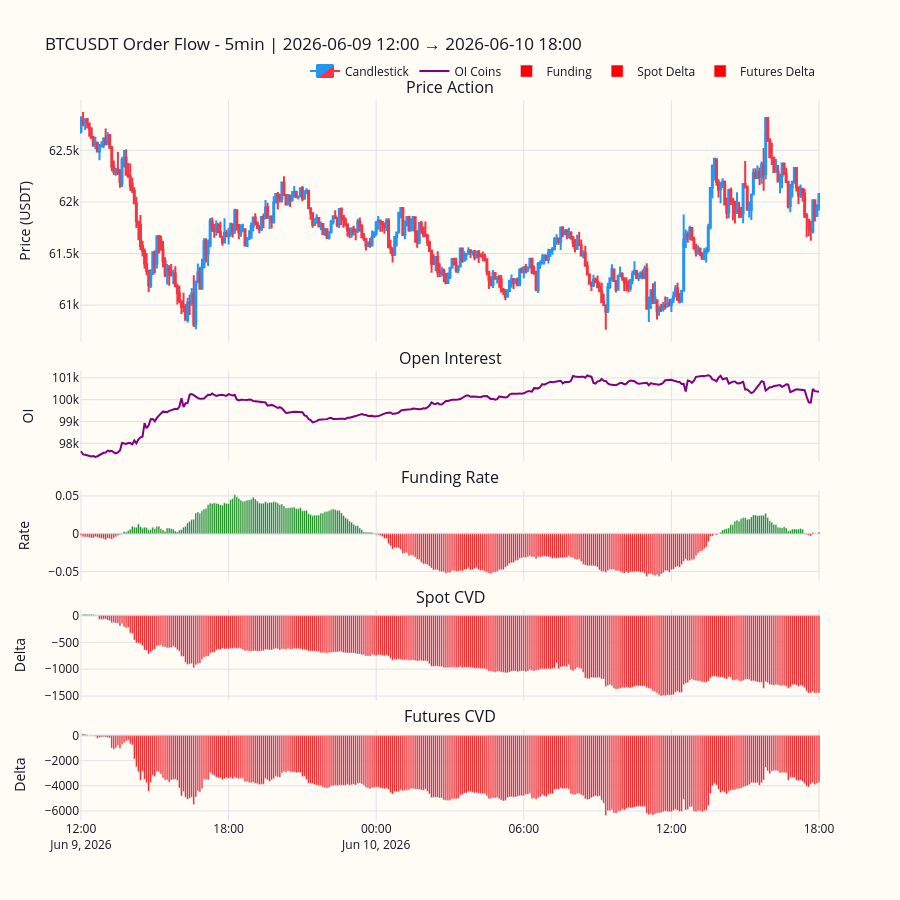

Write notebook code for a chart like this one.
### Code cell
from orderflow import build_order_flow_chart

my_layout = [
    {"type": "candlestick", "title": "Price Action", "name": "Candlestick", "y_title": "Price (USDT)"},
    {"type": "line", "title": "Open Interest", "column": "sum_open_interest", "name": "OI Coins", "color": "purple", "y_title": "OI"},
    {"type": "delta_bars", "title": "Funding Rate", "column": "funding_rate_annualized", "name": "Funding", "color": "orange", "y_title": "Rate"},
    {"type": "delta_bars", "title": "Spot CVD", "column": "spot_cumulative_volume_delta", "name": "Spot Delta", "y_title": "Delta"},
    {"type": "delta_bars", "title": "Futures CVD", "column": "fut_cumulative_volume_delta", "name": "Futures Delta", "y_title": "Delta"}
]

fig = build_order_flow_chart(combined, f"{start:%Y-%m-%d %H:%M} → {end:%Y-%m-%d %H:%M}", config=my_layout, timeframe=timeframe)
fig.show()

### Figure 1 — Plotly figure (JSON) as saved in the notebook; plotly's stock layout.template omitted (floating-point values rounded to 4 significant figures; data arrays with more than 128 entries replaced by an {"elided": "..."} marker saying what was removed)
{"data": [{"close": {"elided": "361 float values"}, "decreasing": {"fillcolor": "#F23645", "line": {"color": "#F23645"}}, "high": {"elided": "361 float values"}, "increasing": {"fillcolor": "#2196F3", "line": {"color": "#2196F3"}}, "low": {"elided": "361 float values"}, "name": "Candlestick", "open": {"elided": "361 float values"}, "type": "candlestick", "x": {"elided": "361 str values"}, "xaxis": "x", "yaxis": "y"}, {"line": {"color": "purple", "width": 2}, "name": "OI Coins", "type": "scatter", "x": {"elided": "361 str values"}, "xaxis": "x2", "y": {"elided": "361 float values"}, "yaxis": "y2"}, {"marker": {"color": {"elided": "361 str values"}}, "name": "Funding", "type": "bar", "x": {"elided": "361 str values"}, "xaxis": "x3", "y": {"elided": "361 float values"}, "yaxis": "y3"}, {"marker": {"color": {"elided": "361 str values"}}, "name": "Spot Delta", "type": "bar", "x": {"elided": "361 str values"}, "xaxis": "x4", "y": {"elided": "361 float values"}, "yaxis": "y4"}, {"marker": {"color": {"elided": "361 str values"}}, "name": "Futures Delta", "type": "bar", "x": {"elided": "361 str values"}, "xaxis": "x5", "y": {"elided": "361 float values"}, "yaxis": "y5"}], "layout": {"annotations": [{"font": {"size": 16}, "showarrow": false, "text": "Price Action", "x": 0.5, "xanchor": "center", "xref": "paper", "y": 1, "yanchor": "bottom", "yref": "paper"}, {"font": {"size": 16}, "showarrow": false, "text": "Open Interest", "x": 0.5, "xanchor": "center", "xref": "paper", "y": 0.624, "yanchor": "bottom", "yref": "paper"}, {"font": {"size": 16}, "showarrow": false, "text": "Funding Rate", "x": 0.5, "xanchor": "center", "xref": "paper", "y": 0.458, "yanchor": "bottom", "yref": "paper"}, {"font": {"size": 16}, "showarrow": false, "text": "Spot CVD", "x": 0.5, "xanchor": "center", "xref": "paper", "y": 0.292, "yanchor": "bottom", "yref": "paper"}, {"font": {"size": 16}, "showarrow": false, "text": "Futures CVD", "x": 0.5, "xanchor": "center", "xref": "paper", "y": 0.126, "yanchor": "bottom", "yref": "paper"}], "font": {"color": "#131722"}, "height": 900, "legend": {"orientation": "h", "x": 1, "xanchor": "right", "y": 1.02, "yanchor": "bottom"}, "paper_bgcolor": "#FFFBF5", "plot_bgcolor": "#FFFBF5", "showlegend": true, "title": {"text": "BTCUSDT Order Flow - 5min | 2026-06-09 12:00 → 2026-06-10 18:00"}, "xaxis": {"anchor": "y", "domain": [0, 1], "gridcolor": "#E0E3EB", "matches": "x5", "rangeslider": {"visible": false}, "showticklabels": false, "zerolinecolor": "#E0E3EB"}, "xaxis2": {"anchor": "y2", "domain": [0, 1], "gridcolor": "#E0E3EB", "matches": "x5", "showticklabels": false, "zerolinecolor": "#E0E3EB"}, "xaxis3": {"anchor": "y3", "domain": [0, 1], "gridcolor": "#E0E3EB", "matches": "x5", "showticklabels": false, "zerolinecolor": "#E0E3EB"}, "xaxis4": {"anchor": "y4", "domain": [0, 1], "gridcolor": "#E0E3EB", "matches": "x5", "showticklabels": false, "zerolinecolor": "#E0E3EB"}, "xaxis5": {"anchor": "y5", "domain": [0, 1], "gridcolor": "#E0E3EB", "showticklabels": true, "zerolinecolor": "#E0E3EB"}, "yaxis": {"anchor": "x", "domain": [0.664, 1], "gridcolor": "#E0E3EB", "title": {"text": "Price (USDT)"}, "zerolinecolor": "#E0E3EB"}, "yaxis2": {"anchor": "x2", "domain": [0.498, 0.624], "gridcolor": "#E0E3EB", "title": {"text": "OI"}, "zerolinecolor": "#E0E3EB"}, "yaxis3": {"anchor": "x3", "domain": [0.332, 0.458], "gridcolor": "#E0E3EB", "title": {"text": "Rate"}, "zerolinecolor": "#E0E3EB"}, "yaxis4": {"anchor": "x4", "domain": [0.166, 0.292], "gridcolor": "#E0E3EB", "title": {"text": "Delta"}, "zerolinecolor": "#E0E3EB"}, "yaxis5": {"anchor": "x5", "domain": [0, 0.126], "gridcolor": "#E0E3EB", "title": {"text": "Delta"}, "zerolinecolor": "#E0E3EB"}}}
